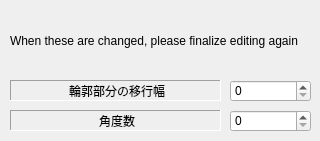
   <widget class="QWidget" name="tab_2">
    <attribute name="title">
     <string>生成</string>
    </attribute>
    <widget class="QLabel" name="label_32">
     <property name="geometry">
      <rect>
       <x>10</x>
       <y>80</y>
       <width>211</width>
       <height>21</height>
      </rect>
     </property>
     <property name="frameShape">
      <enum>QFrame::Panel</enum>
     </property>
     <property name="frameShadow">
      <enum>QFrame::Sunken</enum>
     </property>
     <property name="text">
      <string>輪郭部分の移行幅</string>
     </property>
     <property name="alignment">
      <set>Qt::AlignCenter|Qt::AlignHCenter|Qt::AlignLeading|Qt::AlignLeft|Qt::AlignVCenter</set>
     </property>
    </widget>
    <widget class="QSpinBox" name="EditTransitDot">
     <property name="geometry">
      <rect>
       <x>230</x>
       <y>80</y>
       <width>81</width>
       <height>22</height>
      </rect>
     </property>
     <property name="maximum">
      <number>255</number>
     </property>
    </widget>
    <widget class="QLabel" name="label_45">
     <property name="geometry">
      <rect>
       <x>10</x>
       <y>110</y>
       <width>211</width>
       <height>21</height>
      </rect>
     </property>
     <property name="frameShape">
      <enum>QFrame::Panel</enum>
     </property>
     <property name="frameShadow">
      <enum>QFrame::Sunken</enum>
     </property>
     <property name="text">
      <string>角度数</string>
     </property>
     <property name="alignment">
      <set>Qt::AlignCenter|Qt::AlignHCenter|Qt::AlignLeading|Qt::AlignLeft|Qt::AlignVCenter</set>
     </property>
    </widget>
    <widget class="QSpinBox" name="EditAngleNumb">
     <property name="geometry">
      <rect>
       <x>230</x>
       <y>110</y>
       <width>81</width>
       <height>22</height>
      </rect>
     </property>
     <property name="maximum">
      <number>255</number>
     </property>
    </widget>
    <widget class="QLabel" name="label">
     <property name="geometry">
      <rect>
       <x>10</x>
       <y>20</y>
       <width>301</width>
       <height>41</height>
      </rect>
     </property>
     <property name="text">
      <string>When these are changed, please finalize editing again</string>
     </property>
     <property name="wordWrap">
      <bool>true</bool>
     </property>
    </widget>
   </widget>
